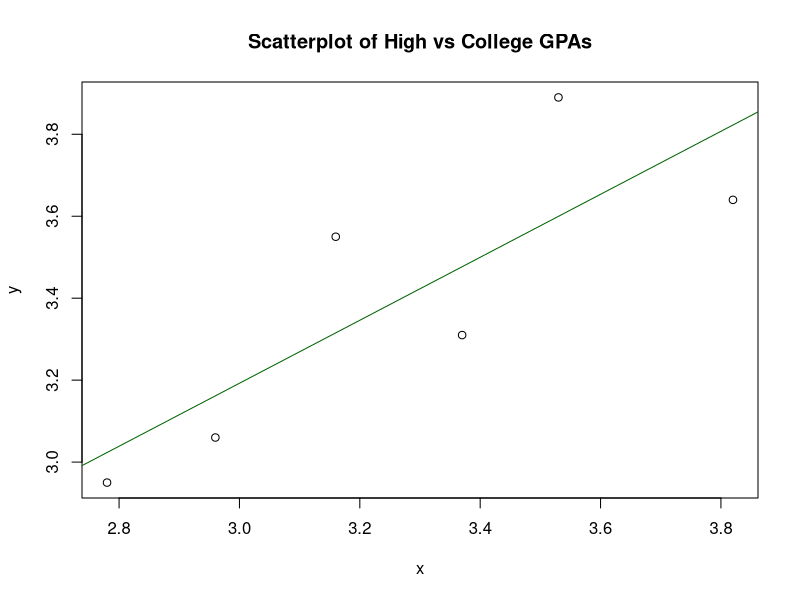

Reproduce this figure in R.
##### Correlation and Simple Linear Regression R Codes ############


############## A Simple illustrating Example in Lecture Notes ###############

x <- c(2.78, 3.82, 3.16, 3.53, 2.96, 3.37)
y <- c(2.95, 3.64, 3.55, 3.89, 3.06, 3.31)


### Scatterplot #### 

plot(x, y, main = "Scatterplot of High vs College GPAs")
abline(lm(y~x), col = "darkgreen")



### Correlation Coefficient (r) #### 

cor(x, y)

cor.test(x, y)## Gives you more information 



### Simple Linear Regression #### 

summary(lm(y~x)) 



### Confidence Interval #### 

confint(lm(y~x),level=0.95)



### Confidence Interval for the Population Mean #####

predict(lm(y~x),data.frame(x=3.20), level=0.95, interval="confidence")



### Confidence Interval for the Population Mean #####

predict(lm(y~x),data.frame(x=3.20), level=0.95, interval="prediction")

predict(lm(y~x),data.frame(x=1.85), level=0.95, interval="prediction")